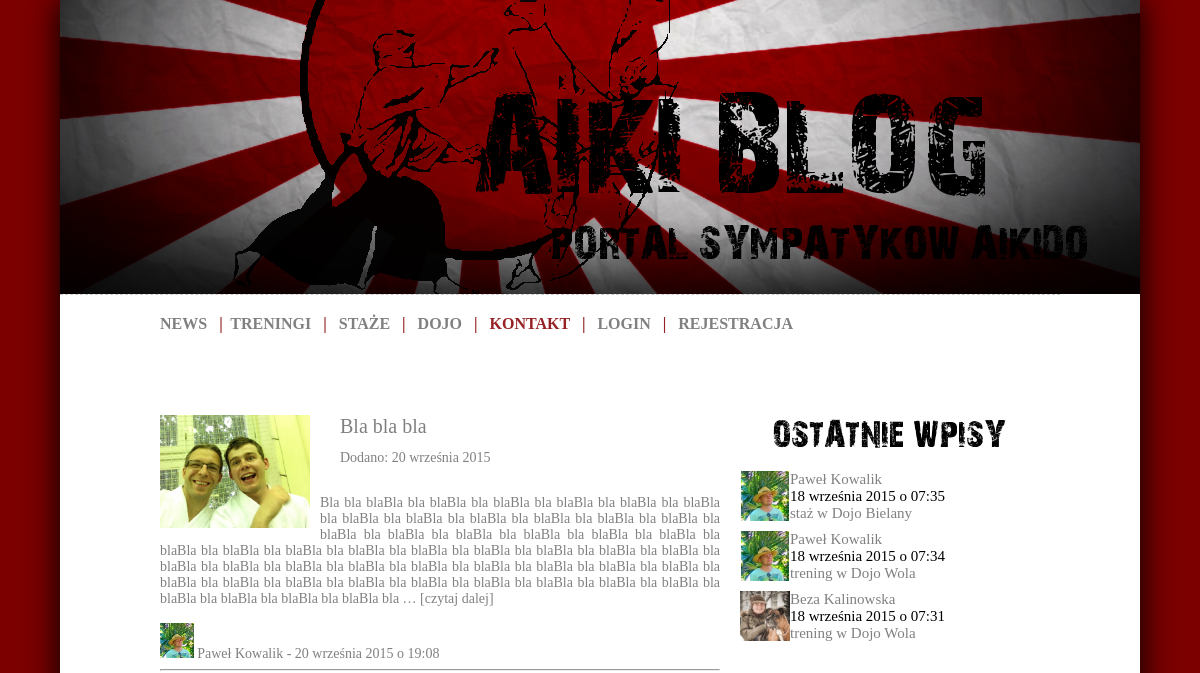
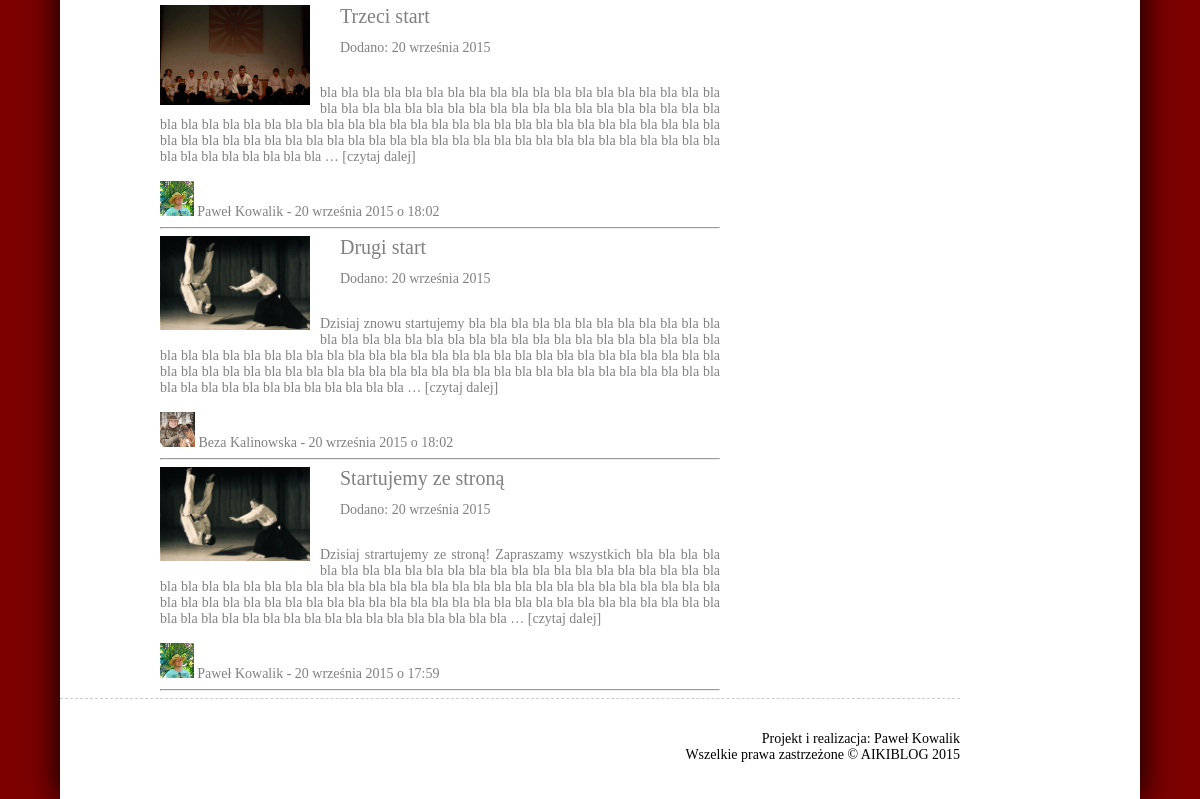
The app's page //, older data (2 pictures, top to bottom).
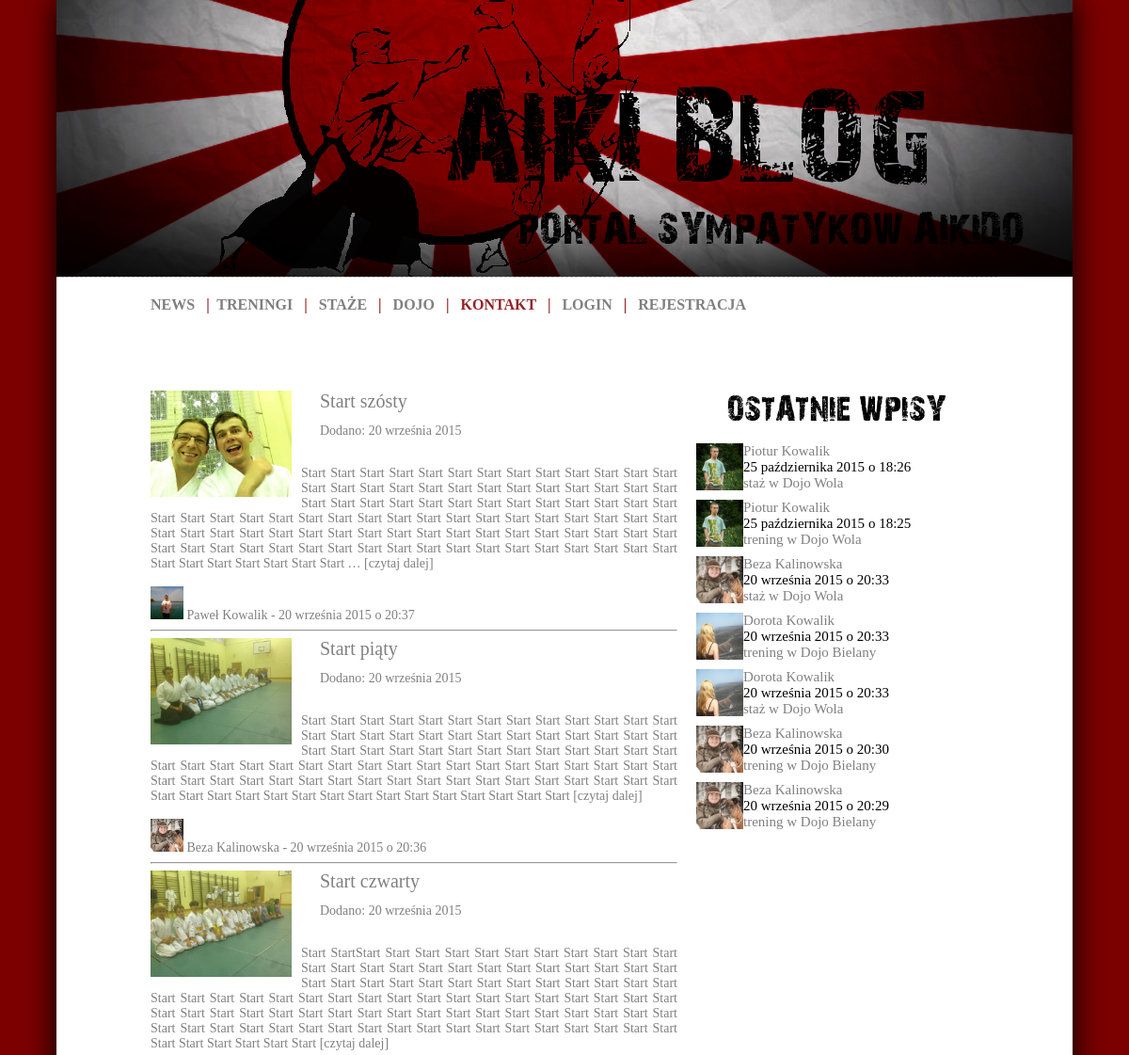
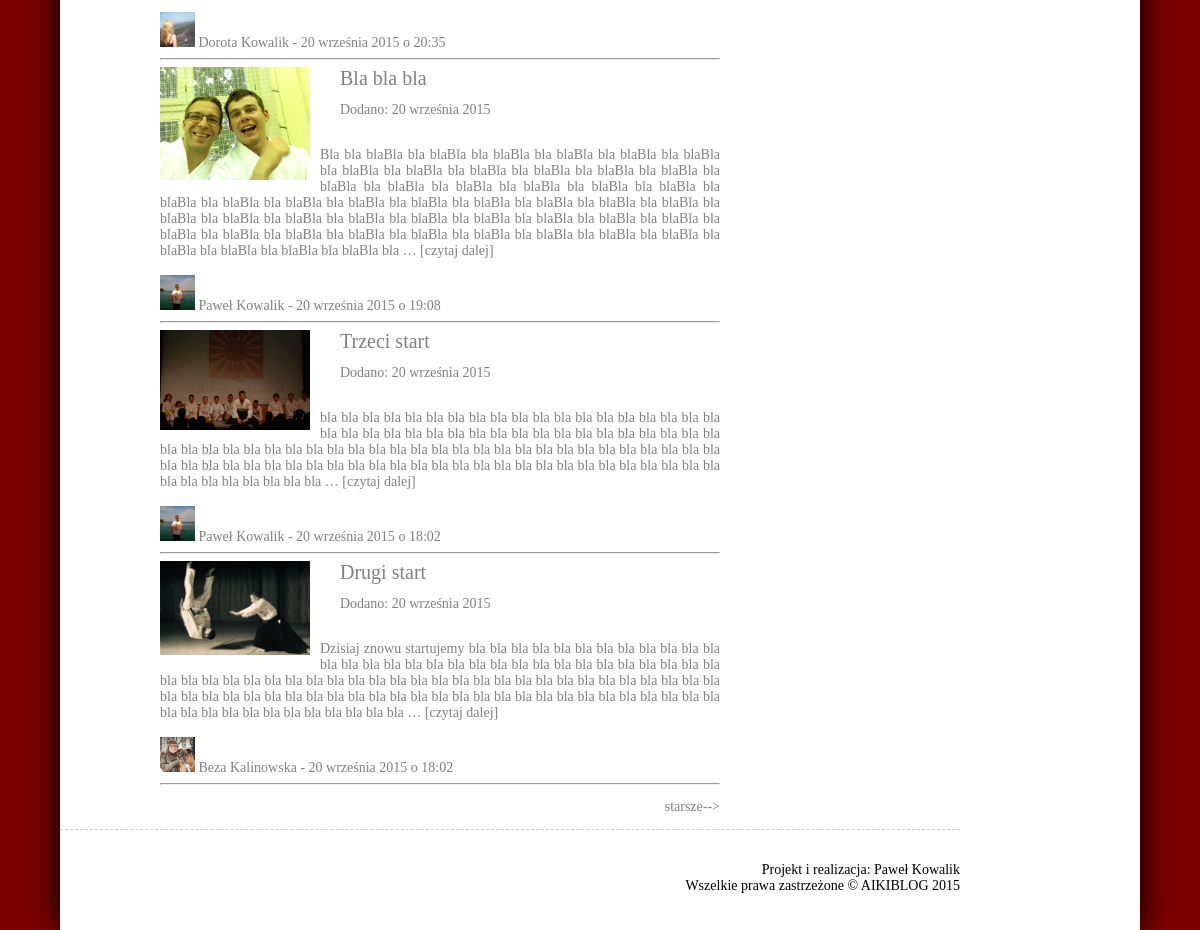
The same page, newer data (2 pictures, top to bottom).
### aikiblog/models.py (models this page shows, shortened)
class News(models.Model):
    title = models.CharField('Tytuł', max_length=50)
    slug = models.SlugField('Odnosnik', max_length=50)
    posted_date = models.DateTimeField('Data publikacji')
    image = models.ImageField(upload_to='static/news', null=True, blank=True, verbose_name='Zdjęcie')
    text = models.TextField(null=True, blank=True, verbose_name='Treść')
    author = models.ForeignKey(User, verbose_name='Autor')
    class Meta:
        verbose_name = "News"
        verbose_name_plural = "Newsy"

class User(AbstractUser):
    SEX = (
        ('K','Kobieta'),
        ('M','Mężczyzna'),
    )
    avatar = models.ImageField(upload_to='static/avatars/%Y/%m/%d', null=True, blank=True)
    start_year = models.IntegerField(null=True, blank=True, verbose_name='Trenuje od')
    about_text = models.TextField(null=True, blank=True, verbose_name='O mnie')
    sex = models.CharField(max_length=1, choices=SEX, verbose_name='Płeć')

class Training(models.Model):
    TYPE = (
        ('T','trening'),
        ('S','staż'),
    )
    user = models.ForeignKey(User, verbose_name='Ćwiczący')
    date = models.DateTimeField('Data treningu')
    place = models.ForeignKey(Dojo, verbose_name='Miejsce treningu')
    sensei = models.ForeignKey(Sensei, verbose_name='Sensei')
    slug = models.SlugField('Odnosnik', max_length=50)
    techniques = models.ManyToManyField(TechTren, verbose_name='Techniki')
    type = models.CharField(max_length=1, choices=TYPE, verbose_name='Typ')
    notes = models.TextField(verbose_name="Notatki")
    class Meta:
        verbose_name = "Trening"
        verbose_name_plural = "Treningi"

class Dojo(models.Model):
    name = models.CharField('Nazwa dojo', max_length=50)
    slug = models.SlugField('Odnosnik', max_length=50)
    start_year = models.IntegerField(verbose_name='Rok założenia')
    city = models.CharField('Miasto', max_length=50)
    adress = models.CharField('Adres', max_length=50)
    sensei = models.ForeignKey(Sensei, verbose_name='Sensei')
    image1 = models.ImageField(upload_to='static/dojo', verbose_name='Zdjęcie 1')
    image2 = models.ImageField(upload_to='static/dojo', null=True, blank=True, verbose_name='Zdjęcie 2')
    image3 = models.ImageField(upload_to='static/dojo', null=True, blank=True, verbose_name='Zdjęcie 3')
    story = models.TextField(null=True, blank=True, verbose_name='Historia')
    trainings = models.TextField(null=True, blank=True, verbose_name='Treningi')
    users = models.ManyToManyField(User, blank=True, verbose_name='Byli tutaj')
    class Meta:
        verbose_name = "Dojo"
        verbose_name_plural = "Dojo"
    def __unicode__(self):
        return self.name

### aikiblog/views.py (called while the page is built)
    def get_context_data(self, **kwargs):
        context = super(NewsList, self).get_context_data(**kwargs)
        context['all_trainings'] = Training.objects.order_by('-date')[:7]
        return context

### aikiblog/templates/aikiblog/news_list.html (shortened to what this page needs)
{% extends "base.html" %}
{% block content %}
{% for entry in news_list %}
<div id="post">
    <div id="post_avatar_news"><img src="{{ STATIC_URL|cut:'static/' }}{{ entry.image }}" width=150 alt="" class="center" /></a></div>
        <div id="post_head_news"><a href="{% url "news-detail" entry.slug %}">{{ entry.title }}</a>
            </div>
        <div id="post_head_news2">Dodano: {{ entry.posted_date|date:"d E Y" }}
            </div>
        <div id="post_body_news">
        {{ entry.text|truncatewords:100 }}<a href="{% url "news-detail" entry.slug %}#content"> [czytaj dalej]</a><br><br>
         <a href="{% url "user-detail" entry.author.id %}"><img src="{{ STATIC_URL|cut:'static/' }}{{ entry.author.avatar }}" height=35>
             {{ entry.author.first_name }} {{ entry.author.last_name }}</a> - {{ entry.posted_date|date:"d E Y" }}
            o {{ entry.posted_date|date:"H:i" }}
        </div>
</div>
<hr>
{% endfor  %}
    <div>
        {% if is_paginated %}
   			 {% if page_obj.has_next %}
                 <p align="right"><a align="right" href="{% url "news-list" page_obj.next_page_number %}">starsze--></a></p>
			{% endif %}
		{% endif %}
    </div>
{% endblock %}
{% block menuright %}
    {% include "aikiblog/parts/menuright.html" %}
{% endblock %}

### aikiblog/templates/aikiblog/parts/menuright.html
<div id="menuright">
        <div id="menuright_logo">
        </div>
        <br>
        {% for entry in all_trainings %}
        <div id="menuright_post">
            <div id="menuright_avatar">
                <a href="{% url "user-detail" entry.user.id %}"><img src="{{ STATIC_URL|cut:'static/' }}{{ entry.user.avatar }}" height=50/></a>
            </div>
            <div id="menuright_head">
                <a href="{% url "user-detail" entry.user.id %}">{{ entry.user.first_name }} {{ entry.user.last_name }}</a><br>
                {{ entry.date|date:"d E Y" }} o {{ entry.date|date:"H:i" }}<br>
                <a href="{% url "training-detail" entry.slug %}">
                {% ifequal entry.type "T" %}
                trening
                {% endifequal %}
                {% ifequal entry.type "S" %}
                staż
                {% endifequal %}
                w {{ entry.place }}</a>
            </div>
        </div>
        {% endfor %}
        <br>
    </div>

Row changes from the older to the newer data that the page shows:
no longer on this page (row unchanged): News: image (picture), title "Startujemy ze stroną", posted_date "20 września 2015", text "Dzisiaj strartujemy ze stroną! Zapraszamy wszystkich bla bla bla bla bla bla bla bla bla bla bla bla bla bla bla bla bla bla bla bla bla bla bla bla bla bla bla bla bla bla bla bla bla bla bla bla bla bla bla bla bla bla bla bla bla bla bla bla bla bla bla bla bla bla bla bla bla bla bla bla bla bla bla bla bla bla bla bla bla bla bla bla bla bla bla bla bla bla bla bla bla bla bla bla bla bla bla bla bla bla bla bla bla bla …", author.avatar (picture), author.first_name "Paweł", author.last_name "Kowalik", posted_date "17:59"
no longer on this page (row unchanged): Training: user.avatar (picture), user.first_name "Paweł", user.last_name "Kowalik", date "18 września 2015", date "07:35", place "Dojo Bielany"
no longer on this page (row unchanged): Training: user.avatar (picture), user.first_name "Paweł", user.last_name "Kowalik", date "18 września 2015", date "07:34", place "Dojo Wola"
no longer on this page (row unchanged): Training: user.avatar (picture), user.first_name "Beza", user.last_name "Kalinowska", date "18 września 2015", date "07:31", place "Dojo Wola"
added News: image (picture), title "Start szósty", posted_date "20 września 2015", text "Start Start Start Start Start Start Start Start Start Start Start Start Start Start Start Start Start Start Start Start Start Start Start Start Start Start Start Start Start Start Start Start Start Start Start Start Start Start Start Start Start Start Start Start Start Start Start Start Start Start Start Start Start Start Start Start Start Start Start Start Start Start Start Start Start Start Start Start Start Start Start Start Start Start Start Start Start Start Start Start Start Start Start Start Start Start Start Start Start Start Start Start Start Start Start Start Start Start Start Start …", author.avatar (picture), author.first_name "Paweł", author.last_name "Kowalik", posted_date "20:37"
added News: image (picture), title "Start piąty", posted_date "20 września 2015", text "Start Start Start Start Start Start Start Start Start Start Start Start Start Start Start Start Start Start Start Start Start Start Start Start Start Start Start Start Start Start Start Start Start Start Start Start Start Start Start Start Start Start Start Start Start Start Start Start Start Start Start Start Start Start Start Start Start Start Start Start Start Start Start Start Start Start Start Start Start Start Start Start Start Start Start Start Start Start Start Start Start Start Start Start Start Start Start Start Start Start", author.avatar (picture), author.first_name "Beza", author.last_name "Kalinowska", posted_date "20:36"
added News: image (picture), title "Start czwarty", posted_date "20 września 2015", text "Start StartStart Start Start Start Start Start Start Start Start Start Start Start Start Start Start Start Start Start Start Start Start Start Start Start Start Start Start Start Start Start Start Start Start Start Start Start Start Start Start Start Start Start Start Start Start Start Start Start Start Start Start Start Start Start Start Start Start Start Start Start Start Start Start Start Start Start Start Start Start Start Start Start Start Start Start Start Start Start Start Start Start Start Start Start Start Start Start Start Start Start Start Start Start Start Start Start Start", author.avatar (picture), author.first_name "Dorota", author.last_name "Kowalik", posted_date "20:35"
changed through a linked row, News "Bla bla bla": author.avatar: a different picture
changed through a linked row, News "Trzeci start": author.avatar: a different picture
added Training: user.avatar (picture), user.first_name "Piotur", user.last_name "Kowalik", date "25 października 2015", date "18:26", place "Dojo Wola"
added Training: user.avatar (picture), user.first_name "Piotur", user.last_name "Kowalik", date "25 października 2015", date "18:25", place "Dojo Wola"
added Training: user.avatar (picture), user.first_name "Beza", user.last_name "Kalinowska", date "20 września 2015", date "20:33", place "Dojo Wola"
added Training: user.avatar (picture), user.first_name "Dorota", user.last_name "Kowalik", date "20 września 2015", date "20:33", place "Dojo Bielany"
added Training: user.avatar (picture), user.first_name "Dorota", user.last_name "Kowalik", date "20 września 2015", date "20:33", place "Dojo Wola"
added Training: user.avatar (picture), user.first_name "Beza", user.last_name "Kalinowska", date "20 września 2015", date "20:30", place "Dojo Bielany"
added Training: user.avatar (picture), user.first_name "Beza", user.last_name "Kalinowska", date "20 września 2015", date "20:29", place "Dojo Bielany"
Text that changed along with them:
text now shown: "starsze-->"
